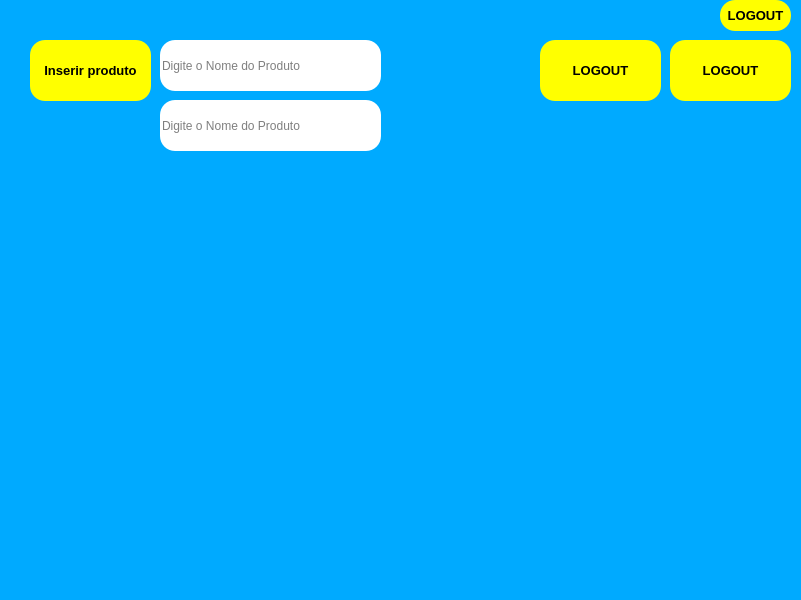
<?xml version="1.0" encoding="UTF-8"?>
<ui version="4.0">
 <class>MainWindow</class>
 <widget class="QMainWindow" name="MainWindow">
  <property name="geometry">
   <rect>
    <x>0</x>
    <y>0</y>
    <width>801</width>
    <height>600</height>
   </rect>
  </property>
  <property name="windowTitle">
   <string>MainWindow</string>
  </property>
  <property name="styleSheet">
   <string notr="true">background-color: rgb(0, 170, 255);</string>
  </property>
  <widget class="QWidget" name="centralwidget">
   <widget class="QPushButton" name="pushButton">
    <property name="geometry">
     <rect>
      <x>720</x>
      <y>0</y>
      <width>71</width>
      <height>31</height>
     </rect>
    </property>
    <property name="font">
     <font>
      <pointsize>10</pointsize>
      <weight>75</weight>
      <bold>true</bold>
     </font>
    </property>
    <property name="styleSheet">
     <string notr="true">border-radius: 15px;
border-style: outset;
background-color: rgb(255, 255, 0);</string>
    </property>
    <property name="text">
     <string>LOGOUT</string>
    </property>
   </widget>
   <widget class="QPushButton" name="pushButton_2">
    <property name="geometry">
     <rect>
      <x>30</x>
      <y>40</y>
      <width>121</width>
      <height>61</height>
     </rect>
    </property>
    <property name="font">
     <font>
      <pointsize>10</pointsize>
      <weight>75</weight>
      <bold>true</bold>
     </font>
    </property>
    <property name="styleSheet">
     <string notr="true">border-radius: 15px;
border-style: outset;
background-color: rgb(255, 255, 0);</string>
    </property>
    <property name="text">
     <string>Inserir produto</string>
    </property>
   </widget>
   <widget class="QPushButton" name="pushButton_3">
    <property name="geometry">
     <rect>
      <x>540</x>
      <y>40</y>
      <width>121</width>
      <height>61</height>
     </rect>
    </property>
    <property name="font">
     <font>
      <pointsize>10</pointsize>
      <weight>75</weight>
      <bold>true</bold>
     </font>
    </property>
    <property name="styleSheet">
     <string notr="true">border-radius: 15px;
border-style: outset;
background-color: rgb(255, 255, 0);</string>
    </property>
    <property name="text">
     <string>LOGOUT</string>
    </property>
   </widget>
   <widget class="QPushButton" name="pushButton_4">
    <property name="geometry">
     <rect>
      <x>670</x>
      <y>40</y>
      <width>121</width>
      <height>61</height>
     </rect>
    </property>
    <property name="font">
     <font>
      <pointsize>10</pointsize>
      <weight>75</weight>
      <bold>true</bold>
     </font>
    </property>
    <property name="styleSheet">
     <string notr="true">border-radius: 15px;
border-style: outset;
background-color: rgb(255, 255, 0);</string>
    </property>
    <property name="text">
     <string>LOGOUT</string>
    </property>
   </widget>
   <widget class="QLineEdit" name="lineEdit">
    <property name="geometry">
     <rect>
      <x>160</x>
      <y>40</y>
      <width>221</width>
      <height>51</height>
     </rect>
    </property>
    <property name="styleSheet">
     <string notr="true">border-radius: 15px;
background-color: rgb(255, 255, 255);
border-style: outset;</string>
    </property>
    <property name="placeholderText">
     <string>Digite o Nome do Produto</string>
    </property>
   </widget>
   <widget class="QLabel" name="label">
    <property name="geometry">
     <rect>
      <x>140</x>
      <y>160</y>
      <width>231</width>
      <height>61</height>
     </rect>
    </property>
    <property name="font">
     <font>
      <pointsize>10</pointsize>
     </font>
    </property>
    <property name="text">
     <string/>
    </property>
   </widget>
   <widget class="QLineEdit" name="lineEdit_2">
    <property name="geometry">
     <rect>
      <x>160</x>
      <y>100</y>
      <width>221</width>
      <height>51</height>
     </rect>
    </property>
    <property name="styleSheet">
     <string notr="true">border-radius: 15px;
background-color: rgb(255, 255, 255);
border-style: outset;</string>
    </property>
    <property name="placeholderText">
     <string>Digite o Nome do Produto</string>
    </property>
   </widget>
  </widget>
  <widget class="QMenuBar" name="menubar">
   <property name="geometry">
    <rect>
     <x>0</x>
     <y>0</y>
     <width>801</width>
     <height>21</height>
    </rect>
   </property>
  </widget>
  <widget class="QStatusBar" name="statusbar"/>
 </widget>
 <resources/>
 <connections/>
</ui>
